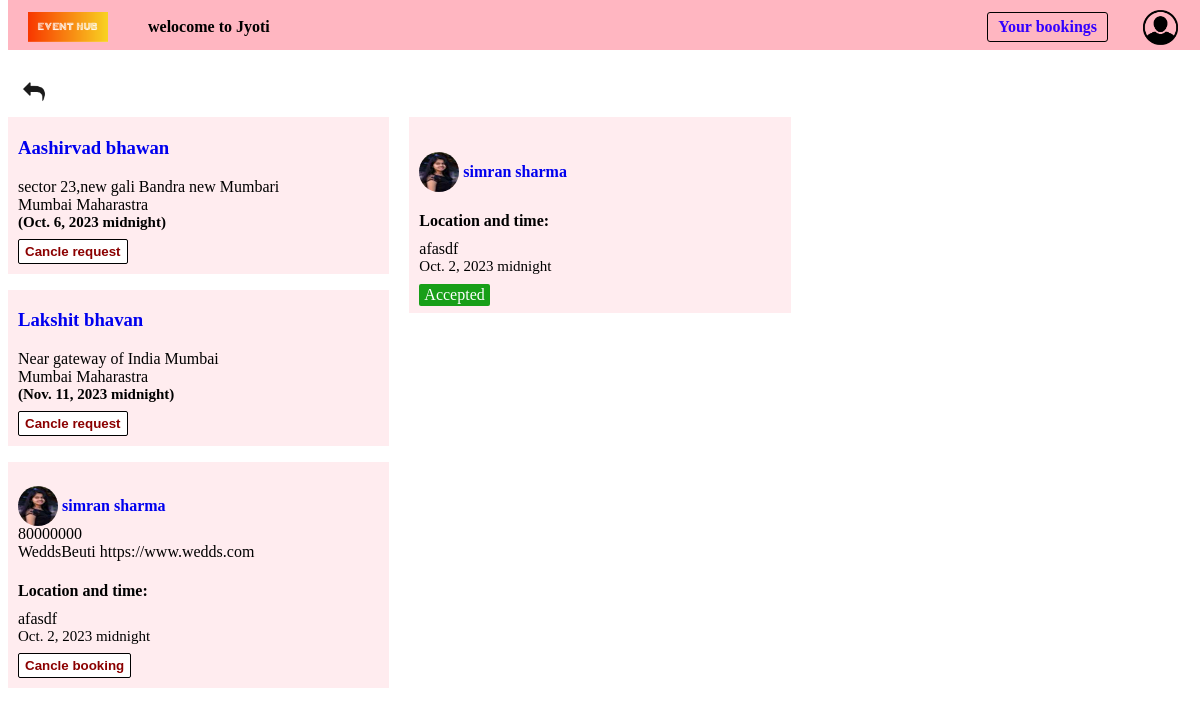
The app's page /booked/ (signed in), older data.
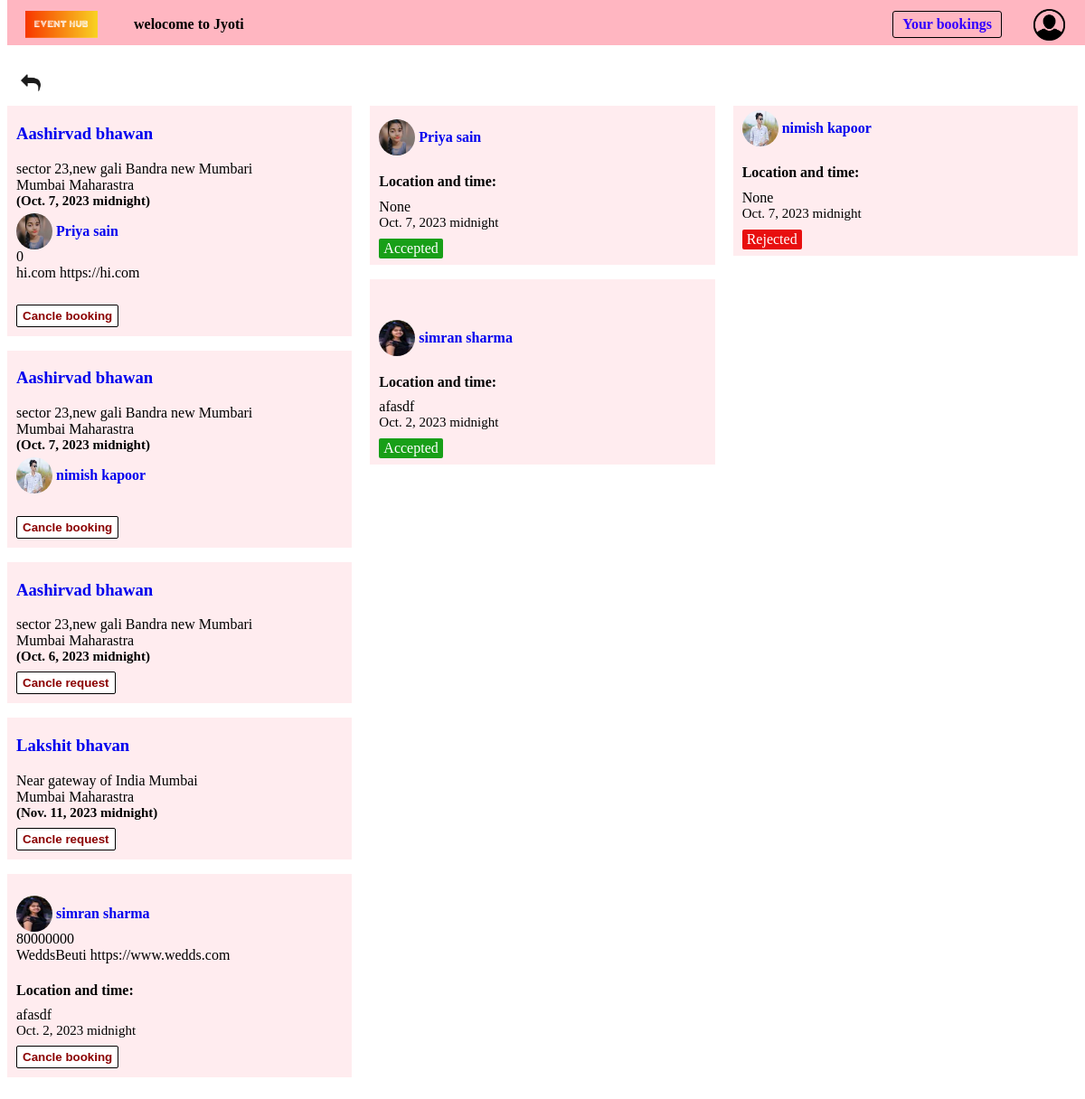
The same page, newer data.
### customer/models.py (models this page shows)
class Booking(models.Model):
    user = models.ForeignKey(User,on_delete=models.CASCADE,related_name='booking_user',null=False)
    venue = models.ForeignKey(Venue, on_delete=models.CASCADE,null=True)
    vendor = models.ForeignKey(User, on_delete=models.CASCADE,null=True)
    date = models.DateField(null=True)
    time = models.TimeField(null=True)
    location = models.CharField(max_length=150,null=True,blank=True)
    booking_accepted = models.BooleanField(null=True,blank=True)

### EventPlanner/models.py (models this page shows, shortened)
class Venue(models.Model):
    name = models.CharField(max_length=100,null = False,blank = False)
    about = models.TextField(blank = True,null = True)
    min_price = models.DecimalField(max_digits = 10, decimal_places = 2,null = True,blank = True)
    max_capacity = models.IntegerField(null = False,blank = False)
    location = models.TextField(null = False,blank = False)
    city = models.CharField(max_length = 20,null = False,blank = False)
    state = models.CharField(choices = venue_choices,max_length = 50,null = False,blank = False)
    vendors = models.ManyToManyField(User,null = True,blank = True)
    category = models.ManyToManyField(Category)
    service_offered = models.TextField(null = True,blank = True)
    contact_info = models.TextField(null = False,blank = False)
    venue_images = models.ManyToManyField('Image', blank = True,null = True)

class UserProfile(models.Model):
    user = models.OneToOneField(User,on_delete=models.CASCADE)
    user_type = models.CharField(choices=user_type_choices,max_length=50)
    contact_info = models.CharField(max_length = 200,blank = True,null = True,verbose_name='Contact information')
    company_name = models.CharField(max_length =  50,blank = True,null = True)
    website = models.URLField(max_length = 200,blank = True,null = True)
    about = models.TextField(blank = True,null = True)
    city = models.CharField(max_length = 20,null = False,blank = False)
    state = models.CharField(max_length = 20,null = False,blank = False)
    location = models.TextField(blank = True,null = True)
    service_offered = models.TextField(blank = True,null = True)
    profile_picture = models.ImageField(upload_to = 'images/',null = True,blank = True)
    vendor_images = models.ManyToManyField('Image', blank = True,null = True,related_name = 'portfolio_images')

### customer/views.py (the view)
# urls.py: path('booked/',views.booked),
@login_required(login_url='/login/')
def booked(request):
    if request.user.userprofile.user_type == 'is_customer':
        bookings = Booking.objects.all()
        context = {'bookings':bookings}
        return render(request,'customer/booked.html',context)

### customer/templates/customer/booked.html (shortened to what the changed rows need)
{% load static %}
<link rel="stylesheet" type="text/css" href="{% static 'customer/css/booked.css' %}">
<link rel="stylesheet" href="{% static 'EventPlanner/css/navbar.css' %}">
{% include 'navbar.html' %}
<div class="grid-div">
    <div>
    {% for booking in bookings reversed %}
        {% if booking.user == request.user %}
        {% if booking.venue and booking.vendor %}
<div class="full-package-div">
        <a href="/venue-info/{{booking.venue.id}}/" class="venue-name">
            <h3>{{booking.venue.name}}</h3>
        </a>
        <div>{{booking.venue.location}}</div>
        <div>{{booking.venue.city}} {{booking.venue.state}}</div>
        <span style="font-size: 15px;"><b>({{booking.date}} {{booking.time}})</b></span>
        <br>
        {% if booking.vendor.userprofile.profile_picture %}
        <a href="/event-planner-info/{{booking.vendor.id}}" class="anchor-profile">
            <img src="{{booking.vendor.userprofile.profile_picture.url}}" alt="" height="40" width="40" class="profile-picture">
        </a>
        {% else %}
        <a href="/event-planner-info/{{booking.vendor.id}}" class="anchor-profile">
            <img src="/static/images/No profile.jpeg" alt="" height="40" width="40" class="profile-picture">
        </a>
        {% endif %}
        <a href="/event-planner-info/{{booking.vendor.id}}" class="vendor-name">
            {{booking.vendor.first_name}} {{booking.vendor.last_name}}
        </a>
        {% if booking.vendor.userprofile.contact_info %}
        <div>{{booking.vendor.userprofile.contact_info}}</div>
        {% endif %}
        <div>
            {% if booking.vendor.userprofile.company_name %}
                {{booking.vendor.userprofile.company_name}}
            {% endif %}
            {% if booking.vendor.userprofile.website %}
                {{booking.vendor.userprofile.website}}
            {% endif %}
        </div>
        <br><br>
        <form action="/delete-book/" method="POST">
            <input type="submit" value="Cancle booking" class="cancle-booking">
        </form>
</div>
        {% elif booking.venue %}
<div class="venue-div">
        <a href="/venue-info/{{booking.venue.id}}/" class="venue-name">
            <h3>{{booking.venue.name}}</h3>
        </a>
        <div>{{booking.venue.location}}</div>
        <div>{{booking.venue.city}} {{booking.venue.state}}</div>
        <span style="font-size: 15px;"><b>({{booking.date}} {{booking.time}})</b></span>
        <br><br>
        <form action="/delete-book/" method="POST">
            <input type="submit" value="Cancle request" class="cancle-request">
        </form>
</div>
        {% else %}
<div class="vendor-div">
        <br>
        {% if booking.vendor.userprofile.profile_picture %}
        <a href="/event-planner-info/{{booking.vendor.id}}" class="anchor-profile">
            <img src="{{booking.vendor.userprofile.profile_picture.url}}" alt="" height="40" width="40" class="profile-picture">
        </a>
        {% else %}
        <a href="/event-planner-info/{{booking.vendor.id}}" class="anchor-profile">
            <img src="/static/images/No profile.jpeg" alt="" height="40" width="40" class="profile-picture">
        </a>
        {% endif %}
        <a href="/event-planner-info/{{booking.vendor.id}}" class="vendor-name">
            {{booking.vendor.first_name}} {{booking.vendor.last_name}}
        </a>
        <div>{{booking.vendor.userprofile.contact_info}}</div>
        <div>{{booking.vendor.userprofile.company_name}} {{booking.vendor.userprofile.website}}</div>
        <div>
            <h4 style="height: 6px;">Location and time:</h4>
            {{booking.location}} <br><span style="font-size: 15px;">{{booking.date}} {{booking.time}}</span>
        </div>
        <br>
        <form action="/delete-book/" method="POST">
            <input type="submit" value="Cancle booking" class="cancle-booking">
        </form>
</div>
        {% endif %}
        {% endif %}
    {% endfor %}
    </div>
    <div class="accepted-container">
        {% for booking in bookings reversed %}
    <div class="accepted-div">
        {% if booking.user == request.user and booking.booking_accepted is True %}
        {% if booking.vendor.userprofile.profile_picture %}
        <a href="/event-planner-info/{{booking.vendor.id}}" class="anchor-profile">
            <img src="{{booking.vendor.userprofile.profile_picture.url}}" alt="" height="40" width="40" class="profile-picture">
        </a>
        {% else %}
        <a href="/event-planner-info/{{booking.vendor.id}}" class="anchor-profile">
            <img src="/static/images/No profile.jpeg" alt="" height="40" width="40" class="profile-picture">
        </a>
        {% endif %}
        <a href="/event-planner-info/{{booking.vendor.id}}" class="vendor-name">
            {{booking.vendor.first_name}} {{booking.vendor.last_name}}
        </a>
        <div>
            <h4 style="height: 6px;">Location and time:</h4>
            {{booking.location}} <br><span style="font-size: 15px;">{{booking.date}} {{booking.time}}</span>
        </div>
        <p class="accepted">Accepted</p>
        {% endif %}
    </div>
        {% endfor %}
    </div>
    <div class="rejected-container">
        {% for booking in bookings reversed %}
    <div class="rejected-div">
        {% if booking.user == request.user and booking.booking_accepted is False %}
        {% if booking.vendor.userprofile.profile_picture %}
        <a href="/event-planner-info/{{booking.vendor.id}}" class="anchor-profile">
            <img src="{{booking.vendor.userprofile.profile_picture.url}}" alt="" height="40" width="40" class="profile-picture">
        </a>
        {% else %}
        <a href="/event-planner-info/{{booking.vendor.id}}" class="anchor-profile">
            <img src="/static/images/No profile.jpeg" alt="" height="40" width="40" class="profile-picture">
        </a>
        {% endif %}
        <a href="/event-planner-info/{{booking.vendor.id}}" class="vendor-name">{{booking.vendor.first_name}} {{booking.vendor.last_name}}</a>
        <div>
            <h4 style="height: 6px;">Location and time:</h4>
            {{booking.location}} <br><span style="font-size: 15px;">{{booking.date}} {{booking.time}}</span>
        </div>
        <p class="rejected">Rejected</p>
        {% endif %}
    </div>
        {% endfor %}
    </div>
</div>

Row changes from the older to the newer data that the page shows:
added Booking: venue.name "Aashirvad bhawan", venue.location "sector 23,new gali Bandra new Mumbari", venue.city "Mumbai", venue.state "Maharastra", date "Oct. 7, 2023", time "midnight", vendor.userprofile.profile_picture (picture), vendor.first_name "Priya", vendor.last_name "sain", vendor.userprofile.contact_info "0", vendor.userprofile.company_name "hi.com", vendor.userprofile.website "https://hi.com", location "None"
added Booking: venue.name "Aashirvad bhawan", venue.location "sector 23,new gali Bandra new Mumbari", venue.city "Mumbai", venue.state "Maharastra", date "Oct. 7, 2023", time "midnight", vendor.userprofile.profile_picture (picture), vendor.first_name "nimish", vendor.last_name "kapoor", location "None"
